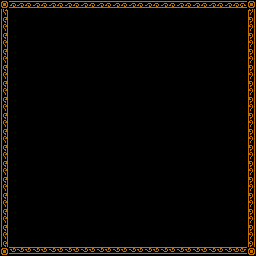

Below is a game level as drawn by its tile map, then a one-line description and the .tmx file that defines it, in full:
An orthogonal 16x16 tile map with 16x16 px tiles, 1 tile layer (Tile Layer 1).

<map version="1.4" tiledversion="1.4.3" orientation="orthogonal" renderorder="right-down" width="16" height="16" tilewidth="16" tileheight="16" infinite="0" nextlayerid="2" nextobjectid="1">
 <tileset firstgid="1" source="hud-tileset.tsx" />
 <layer id="1" name="Tile Layer 1" width="16" height="16">
  <data encoding="csv">
1,2,2,2,2,2,2,2,2,2,2,2,2,2,2,3,
4,5,5,5,5,5,5,5,5,5,5,5,5,5,5,6,
4,5,5,5,5,5,5,5,5,5,5,5,5,5,5,6,
4,5,5,5,5,5,5,5,5,5,5,5,5,5,5,6,
4,5,5,5,5,5,5,5,5,5,5,5,5,5,5,6,
4,5,5,5,5,5,5,5,5,5,5,5,5,5,5,6,
4,5,5,5,5,5,5,5,5,5,5,5,5,5,5,6,
4,5,5,5,5,5,5,5,5,5,5,5,5,5,5,6,
4,5,5,5,5,5,5,5,5,5,5,5,5,5,5,6,
4,5,5,5,5,5,5,5,5,5,5,5,5,5,5,6,
4,5,5,5,5,5,5,5,5,5,5,5,5,5,5,6,
4,5,5,5,5,5,5,5,5,5,5,5,5,5,5,6,
4,5,5,5,5,5,5,5,5,5,5,5,5,5,5,6,
4,5,5,5,5,5,5,5,5,5,5,5,5,5,5,6,
4,5,5,5,5,5,5,5,5,5,5,5,5,5,5,6,
7,8,8,8,8,8,8,8,8,8,8,8,8,8,8,9
</data>
 </layer>
</map>
